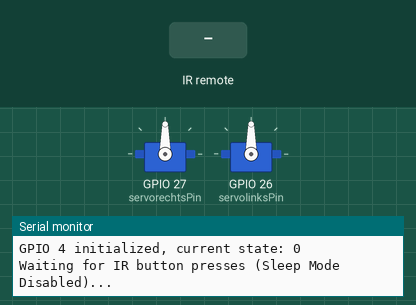
A program run on a simulated ESP32. On the bench: 2 × servo, the last lines printed to the serial monitor. Inputs (shaded band) come from the test bench. Random numbers use the default seed unless the program sets one; the audio player accepts every command and is not drawn.

Above: at 3.2 s.
3.3 s: infrared code 0xFF18E7 received
At 4.2 s:
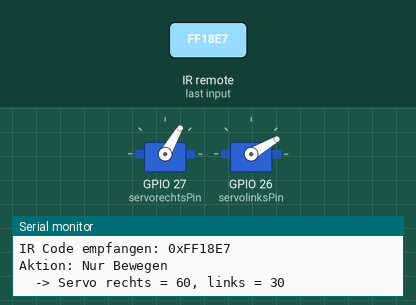
4.8 s: infrared code 0xFF7A85 received
At 5.55 s:
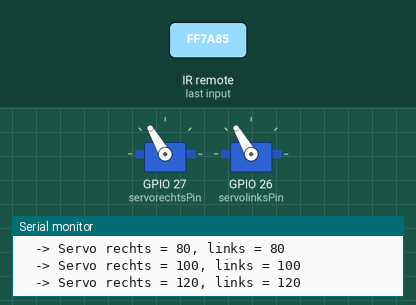
At 8.3 s:
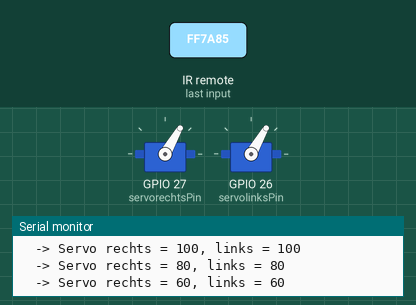
Timing chart, 0 to 9.8 s (numbered marks = the images above; inputs shaded):
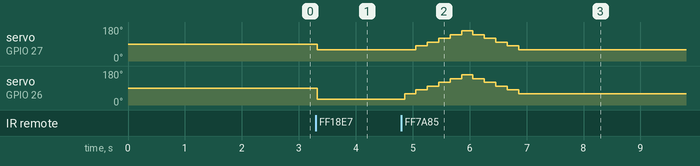

Measured:
- after the input at 3.3 s, servo on GPIO 27 (servorechtsPin): 90° → 60° at once; servo on GPIO 26 (servolinksPin): 90° → 30° at once
- after the input at 4.8 s, servo on GPIO 27 (servorechtsPin): rises from 60° to 160° in 0.80 s, then falls to 60° in 1.0 s; servo on GPIO 26 (servolinksPin): rises from 30° to 160° in 1.0 s, then falls to 60° in 1.0 s

The program:

main.cpp
```cpp
#include <Arduino.h>
#include <ESP32Servo.h>
#include "DFRobotDFPlayerMini.h"//Download hier zu finden: https://wiki.dfrobot.com/DFPlayer_Mini_SKU_DFR0299
#include <IRrecv.h>
#include <IRremoteESP8266.h>
#include <IRutils.h>
#include <esp_sleep.h>
#include "driver/gpio.h"

// Enable IR debugging
#define DEBUG 1

// Servo-Objekt
Servo servoRechts;
Servo servoLinks;

// DFPlayer Mini
HardwareSerial mySerial(2);
DFRobotDFPlayerMini myDFPlayer;

const int servorechtsPin = 27;  // Signal-Pin für das Servo (GPIO 18 alt)
const int servolinksPin = 26;  // Signal-Pin für das Servo (GPIO 19 alt)

// IR Remote
const uint16_t kRecvPin = 4;  // Dein Signalpin
IRrecv irrecv(kRecvPin);
decode_results results;

// Bewegungs-Definitionen
struct Bewegung {
  const int (*sequenz)[2]; // Zeiger auf 2-Spalten-Array
  int laenge;              // Anzahl Positionen
  int delayMs;             // Zeit zwischen Schritten
};

// Sequenzen
int tanzen[11][2] = {
  {60, 60},
  {80, 80},
  {100, 100},
  {120, 120},
  {140, 140},
  {160, 160},
  {140, 140},
  {120, 120},
  {100, 100},
  {80, 80},
  {60, 60}
};

int winken[3][2] = {
  {60, 100},
  {160, 100},
  {60, 100}
};

// Einzel-Positionen (als 1-Schritt-Sequenz)
int pos1[1][2] = { {60, 30} };
int pos2[1][2] = { {100, 100} };

// Bewegungen-Liste
Bewegung bewegungen[] = {
  { pos1, 1, 500 },    // feste Position
  { pos2, 1, 500 },    // feste Position
  { winken, 3, 400 },  // Winken mit 300 ms
  { tanzen, 11, 200 }   // Tanzen mit 150 ms
};
const int anzahlBewegungen = sizeof(bewegungen) / sizeof(bewegungen[0]);


void spieleZufallsTrack() {
  int trackNumber = random(1, 4);  // Track 1 bis 3
  Serial.print("Spiele Track Nummer: ");
  Serial.println(trackNumber);
  myDFPlayer.play(trackNumber);
/*
  // Wait until the track is finished (or up to 10 seconds max)
  unsigned long waitStart = millis();
  while (millis() - waitStart < 10000UL) {
    if (myDFPlayer.available()) {
      uint8_t type = myDFPlayer.readType();
      if (type == DFPlayerPlayFinished) {
        Serial.println("Track finished.");
        break;
      }
      myDFPlayer.read();
    }
    delay(20);
  }*/
}

void bewegeServosZufaellig() {
 //Serial.println("Bewege Servos...");

  int index = random(0, anzahlBewegungen);
  Bewegung b = bewegungen[index];

  //Serial.printf("Starte Bewegung #%d mit %d Schritten\n", index, b.laenge);

  for (int i = 0; i < b.laenge; i++) {
    int rechts = b.sequenz[i][0];
    int links  = b.sequenz[i][1];

    Serial.printf("  -> Servo rechts = %d, links = %d\n", rechts, links);

    servoRechts.write(rechts);
    servoLinks.write(links);

    delay(b.delayMs);
  }
}

void servoAus() {
  servoRechts.detach();
  servoLinks.detach();
}

void servoAn() {
  servoRechts.attach(servorechtsPin);
  servoLinks.attach(servolinksPin);
}

void setup() {
  Serial.begin(115200);
  randomSeed(analogRead(0)); // Initialisiert den Zufallsgenerator

  mySerial.begin(9600, SERIAL_8N1, 16, 17);  // RX, TX
  delay(1000);

  if (!myDFPlayer.begin(mySerial)) {
    Serial.println("DFPlayer nicht verbunden. Schlafe endlos.");
    while (true);  // Blockieren statt Sleep
  }

  Serial.println("DFPlayer erfolgreich verbunden.");
  myDFPlayer.volume(30);  // Lautstärke

  servoRechts.attach(servorechtsPin);
  servoLinks.attach(servolinksPin);

  // IR Remote starten
  pinMode(kRecvPin, INPUT);  // Explicitly set GPIO 4 as input
  irrecv.enableIRIn();  // Start the receiver
  Serial.println("IR receiver enabled on GPIO 4.");
  Serial.printf("GPIO 4 initialized, current state: %d\n", digitalRead(kRecvPin));
  Serial.println("Waiting for IR button presses (Sleep Mode Disabled)...");

  delay(500);
}

void loop() {
  if (irrecv.decode(&results)) {
    unsigned long irValue = results.value;

    // Ignoriere den NEC-Repeat Code (0xFFFFFFFF) und ungültige Signale
    if (irValue == 0 || irValue == 0xFFFFFFFF) {
      irrecv.resume();
      return;
    }

    Serial.print("IR Code empfangen: 0x");
    Serial.println(irValue, HEX);

    if (irValue == 0xFF30CF) { // Taste 1
      Serial.println("Aktion: Nur Sprechen");
      spieleZufallsTrack();
    }
    else if (irValue == 0xFF18E7) { // Taste 2
      Serial.println("Aktion: Nur Bewegen");
      bewegeServosZufaellig();
    }
    else if (irValue == 0xFF7A85) { // Taste 3
      Serial.println("Aktion: Sprechen & Bewegen gleichzeitig");
      spieleZufallsTrack(); // Startet sofort (non-blocking)
      bewegeServosZufaellig(); // Startet danach (blocking für die Dauer der Bewegung)
    }

    irrecv.resume(); // Bereit für das nächste Signal
  }
  delay(50); // Entlastung für die CPU
}
```
